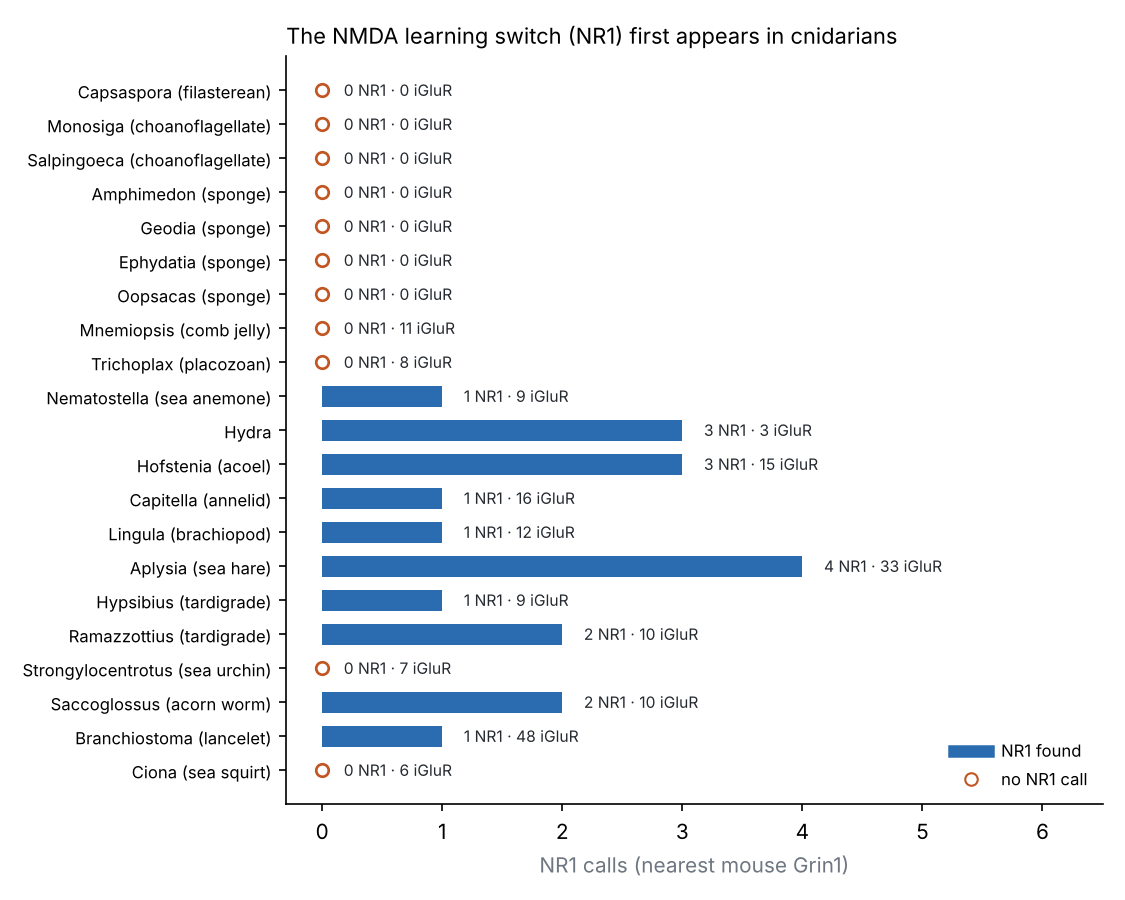

This figure's Python source:
"""Manuscript 2, Figure 9: NMDA NR1 calls (nearest mouse Grin1, local aligner) per proteome, ordered on the tree (rounds/L3625_tool_output.txt)."""
import matplotlib; matplotlib.use('Agg'); import matplotlib.pyplot as plt
rows=[('Capsaspora (filasterean)',0,0,'protists'),('Monosiga (choanoflagellate)',0,0,'protists'),('Salpingoeca (choanoflagellate)',0,0,'protists'),
 ('Amphimedon (sponge)',0,0,'sponges'),('Geodia (sponge)',0,0,'sponges'),('Ephydatia (sponge)',0,0,'sponges'),('Oopsacas (sponge)',0,0,'sponges'),
 ('Mnemiopsis (comb jelly)',11,0,'comb jelly'),('Trichoplax (placozoan)',8,0,'placozoan'),('Nematostella (sea anemone)',9,1,'cnidarians'),('Hydra',3,3,'cnidarians'),
 ('Hofstenia (acoel)',15,3,'bilaterians'),('Capitella (annelid)',16,1,'bilaterians'),('Lingula (brachiopod)',12,1,'bilaterians'),('Aplysia (sea hare)',33,4,'bilaterians'),
 ('Hypsibius (tardigrade)',9,1,'bilaterians'),('Ramazzottius (tardigrade)',10,2,'bilaterians'),('Strongylocentrotus (sea urchin)',7,0,'bilaterians'),
 ('Saccoglossus (acorn worm)',10,2,'bilaterians'),('Branchiostoma (lancelet)',48,1,'bilaterians'),('Ciona (sea squirt)',6,0,'bilaterians')]
fig,ax=plt.subplots(figsize=(7.5,6),dpi=150)
for i,(n,ig,nr,g) in enumerate(rows):
    y=len(rows)-1-i
    if nr: ax.barh(y,nr,color='#2b6cb0',height=0.62)
    else: ax.plot(0,y,marker='o',ms=6,mfc='white',mec='#c05621',mew=1.3)
    ax.text(max(nr,0)+0.18,y,'%d NR1 · %d iGluR'%(nr,ig),va='center',fontsize=7.5,color='#24292f')
ax.set_yticks(range(len(rows))); ax.set_yticklabels([r[0] for r in rows][::-1],fontsize=8); ax.set_xlim(-0.3,6.5)
for s in ('top','right'): ax.spines[s].set_visible(False)
ax.set_xlabel('NR1 calls (nearest mouse Grin1)',color='#6e7781')
from matplotlib.lines import Line2D
ax.legend(handles=[Line2D([],[],color='#2b6cb0',lw=6,label='NR1 found'),Line2D([],[],marker='o',ls='',mfc='white',mec='#c05621',label='no NR1 call')],fontsize=8,frameon=False,loc='lower right')
ax.set_title('The NMDA learning switch (NR1) first appears in cnidarians',fontsize=10.5,loc='left')
plt.tight_layout(); plt.savefig('figures/L3649_nr1_tree.png')
